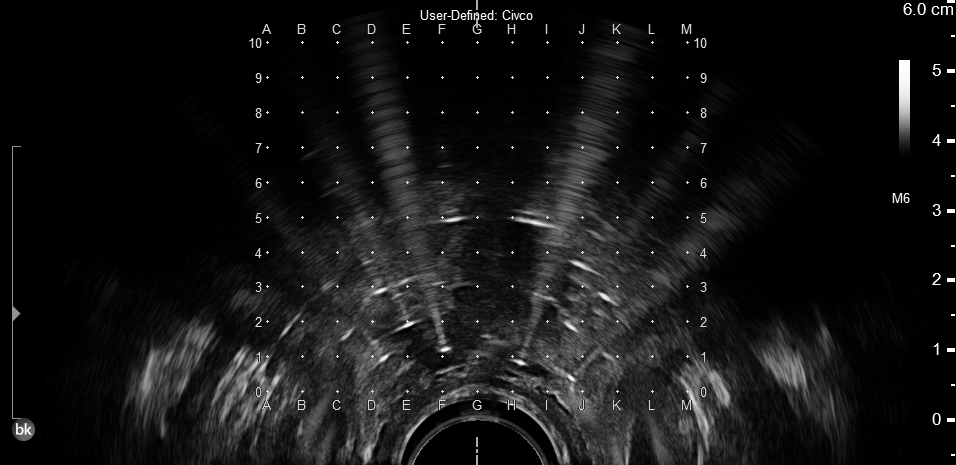
#> input picture PreProcessing/image_2.png, 956 x 465 px, found by its file name
$ python test.py
#> lines starting #> are read from the running program, lines starting #| are printed output that depends on the picture; after the words box and inside, x2 and y2 are one past the last pixel; in counts of white or black regions, pixels touching at a corner belong together


from PIL import Image
import pytesseract
import pandas as pd
import cv2
# If you're on Windows and Tesseract is not in PATH, set the full path to the executable:
# Replace this path with where Tesseract is installed on your system
# Usually: C:\Program Files\Tesseract-OCR\tesseract.exe
pytesseract.pytesseract.tesseract_cmd = r"C:\Users\sarkaraa\AppData\Local\Programs\Tesseract-OCR\tesseract.exe"

import cv2
import pytesseract
from PIL import Image
import numpy as np
import matplotlib.pyplot as plt


# Load the image
image_path = 'image_2.png'
image = cv2.imread(r'W:\strahlenklinik\science\Physik\Arkaniva\Prostataexport Arkaniva Sarkar\Codes\Master-Thesis-BrachyTherapy\PreProcessing\image_2.png')
#> image is the input picture: shape (465, 956, 3); min 0, max 255, mean 20.2

# Convert to grayscale
gray = cv2.cvtColor(image, cv2.COLOR_BGR2GRAY)

binnedArray = (gray // 5) * 5

binnedArray = (binnedArray>170) & (binnedArray<255)
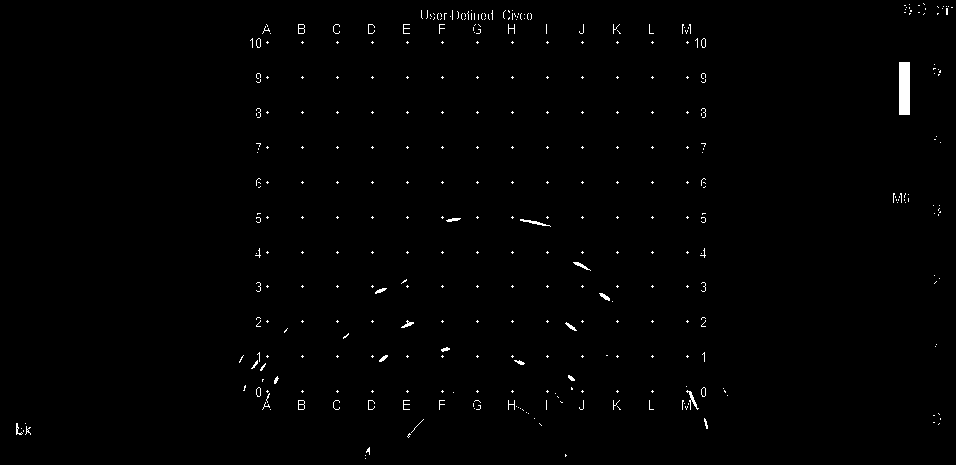
#> binnedArray: shape (465, 956) bool; 0.76% white; 380 white regions (346 under 20 px), largest, box (x1, y1, x2, y2) and area: (899, 62, 910, 115) 583, (520, 219, 551, 227) 69, (686, 390, 699, 410) 69

# plt.imshow(binnedArray,cmap='gray')
# plt.show()
# exit()
# Invert image because text is white on black


# Run OCR
custom_config = r'--oem 3 --psm 6'
#> (the run stopped early here; a loop or call above may not have finished)
